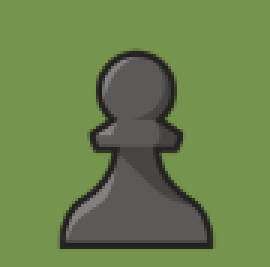
#> input picture computer_vision/pawns/pawn.png, 90 x 89 px, found by its file name (shown 3 times larger)
$ python detect_occupied.py
#> lines starting #> are read from the running program, lines starting #| are printed output that depends on the picture; after the words box and inside, x2 and y2 are one past the last pixel; in counts of white or black regions, pixels touching at a corner belong together
import cv2
import numpy as np


# Load an image

def process_image(image):
#> called with image = 'pawn.png'
    img = cv2.imread(image)
#> img is the input picture: shape (89, 90, 3); mean B, G, R 77.5, 129.8, 108.7

    #rgb2gray
    gray = cv2.cvtColor(img, cv2.COLOR_BGR2GRAY)
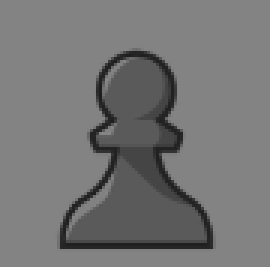
#> gray: shape (89, 90) (shown 3 times larger); min 29, max 135, mean 117.3

    ret, thresh = cv2.threshold(gray, 127, 255, 0)
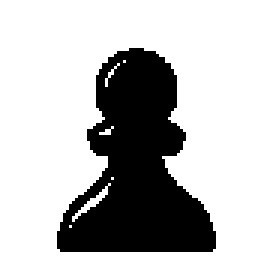
#> thresh: shape (89, 90) (shown 3 times larger); 73.6% white; 1 black region, box (x1, y1, x2, y2) and area: (19, 16, 72, 84) 2111

    contours, hierarchy = cv2.findContours(thresh, cv2.RETR_EXTERNAL, cv2.CHAIN_APPROX_SIMPLE)
#> contours = [[[0, 0], [0, 88], [89, 88], [89, 0]]]

    cv2.imshow('gray', gray)

    #blur
    #gaussian_blur = cv2.GaussianBlur(gray,(1,1),0)

    #cv2.imshow('guass', gaussian_blur)

    #binary
    #ret,otsu_binary = cv2.threshold(gaussian_blur,0,255,cv2.THRESH_BINARY+cv2.THRESH_OTSU)

    #cv2.imshow('binary', otsu_binary)

    #canny edge detect
    canny = cv2.Canny(gray,20,255)
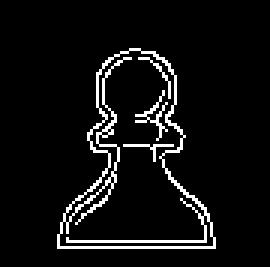
#> canny: shape (89, 90) (shown 3 times larger); 6.3% white in thin lines or dots, all inside (x1, y1, x2, y2) = (19, 16, 72, 83)

    cv2.imshow('canny', canny)
    return canny

def find_chess_grid_centers(image):
    # Convert to grayscale
    gray = image
    #Try different parameters for more robust corner detection
    for pattern_size in [(7, 7), (6, 6), (5, 5)]:
        ret, corners = cv2.findChessboardCorners(gray, pattern_size,
                                                cv2.CALIB_CB_ADAPTIVE_THRESH +
                                                cv2.CALIB_CB_NORMALIZE_IMAGE +
                                                cv2.CALIB_CB_FILTER_QUADS)
        if ret:
            # Refine corners for better accuracy
            criteria = (cv2.TERM_CRITERIA_EPS + cv2.TERM_CRITERIA_MAX_ITER, 30, 0.001)
            corners = cv2.cornerSubPix(gray, corners, (11, 11), (-1, -1), criteria)
            break

    # If corners are found, we can calculate grid centers
    if ret:
        # Make a copy of the image to draw on
        result = image.copy()

        # Draw the corners
        cv2.drawChessboardCorners(result, pattern_size, corners, ret)

        # Create arrays to store grid centers
        grid_centers = []

        # Calculate the spacing based on pattern size
        rows, cols = pattern_size

        # Find the grid spacing by averaging distances between corners
        spacing_x = np.mean([corners[i + 1][0][0] - corners[i][0][0] for i in range(0, len(corners) - 1, cols)])
        spacing_y = np.mean([corners[i + cols][0][1] - corners[i][0][1] for i in range(0, len(corners) - cols)])

        # We need to extrapolate to get the outer grid centers
        # First corner of the board is half a grid back from the first internal corner
        top_left_x = corners[0][0][0] - spacing_x / 2
        top_left_y = corners[0][0][1] - spacing_y / 2

        # For an 8x8 board
        for row in range(8):
            for col in range(8):
                # Calculate center of each grid
                center_x = int(top_left_x + col * spacing_x)
                center_y = int(top_left_y + row * spacing_y)

                # Store grid center
                grid_centers.append((center_x, center_y, row, col))

                # Draw a circle at the grid center
                cv2.circle(result, (center_x, center_y), 5, (0, 255, 0), -1)

                # Optionally, label the grid
                cv2.putText(result, f"{row},{col}", (center_x + 10, center_y),
                            cv2.FONT_HERSHEY_SIMPLEX, 0.4, (255, 0, 0), 1)

        return result, grid_centers, spacing_x, spacing_y

    else:
        print("Could not find chessboard corners using standard method!")
        return image, [], 0, 0


def alternative_grid_detection(image):
    """
    Alternative method if findChessboardCorners fails
    Uses contour detection to find the grid squares
    """
    # Convert to grayscale
    gray = image

    # Apply adaptive thresholding
    #thresh = cv2.adaptiveThreshold(gray, 255, cv2.ADAPTIVE_THRESH_GAUSSIAN_C, cv2.THRESH_BINARY, 11, 2)

    # Find contours
    contours, hierarchy = cv2.findContours(gray, cv2.RETR_TREE, cv2.CHAIN_APPROX_SIMPLE)

    # Filter contours by area and shape to find squares
    squares = []
    centers = []
    result = image.copy()

    for cnt in contours:
        area = cv2.contourArea(cnt)
        # Filter small contours
        if area < 100:
            continue

        # Approximate contour
        peri = cv2.arcLength(cnt, True)
        approx = cv2.approxPolyDP(cnt, 0.04 * peri, True)

        # If approximated contour has 4 points, it might be a square
        if len(approx) == 4:
            # Check if it's approximately square
            x, y, w, h = cv2.boundingRect(approx)
            aspect_ratio = float(w) / h

            if 0.8 <= aspect_ratio <= 1.2:
                squares.append(approx)

                # Calculate center
                M = cv2.moments(cnt)
                if M['m00'] != 0:
                    cx = int(M['m10'] / M['m00'])
                    cy = int(M['m01'] / M['m00'])
                    centers.append((cx, cy))

                    # Draw center
                    cv2.circle(result, (cx, cy), 5, (0, 0, 255), -1)

    # Draw all found squares
    cv2.drawContours(result, squares, -1, (0, 255, 0), 2)

    # Try to organize centers into a grid
    if len(centers) >= 64:  # If we found at least 64 centers
        # Sort by y coordinate first (rows)
        centers.sort(key=lambda p: p[1])

        # Estimate the number of centers per row
        row_count = int(np.sqrt(len(centers)))

        # Group into rows
        grid_centers = []
        for i in range(0, len(centers), row_count):
            row = centers[i:i+row_count]
            # Sort each row by x coordinate
            row.sort(key=lambda p: p[0])
            grid_centers.extend([(x, y, i//row_count, j) for j, (x, y) in enumerate(row)])

        # Calculate approximate spacing
        if len(grid_centers) >= 2:
            spacing_x = abs(grid_centers[1][0] - grid_centers[0][0])
            spacing_y = abs(grid_centers[row_count][1] - grid_centers[0][1])
            return result, grid_centers[:64], spacing_x, spacing_y  # Return only the first 64 centers

    # If we couldn't organize into a grid
    return result, centers, 0, 0


# [67 lines left out: function detect_pieces, not called in this run]


# Main function to detect chessboard and pieces
def detect_chess_board_with_pieces(img):
    # Load image

    if img is None:
        print(f"Could not read image from {img}")
        return

    # Try the chessboard corner detection method first
    result, centers, spacing_x, spacing_y = find_chess_grid_centers(img)
#> centers = []; spacing_x = 0; spacing_y = 0

    # If first method fails (no centers found), try alternative method
    if len(centers) == 0:
        print("Trying alternative method...")
        result, centers, spacing_x, spacing_y = alternative_grid_detection(img)
#> in alternative_grid_detection, `contours, hierarchy = cv2.findContours(gray, cv2.RETR_TREE, cv2.CHAIN_..`: contours = 8 contours, 6 with area under 20; largest, box (x1, y1, x2, y2) and area: (19, 16, 72, 83) 2000, (19, 16, 72, 83) 1928
#> the loop in alternative_grid_detection, `for cnt in contours:` made 8 passes
#> (area, peri) on passes 1, 5: (2000, 237), (1927.5, 576.8)
#> after the loop in alternative_grid_detection, `for cnt in contours:`: centers = []

    # Detect pieces if we have valid grid centers
    if len(centers) > 0 and spacing_x > 0 and spacing_y > 0:
        print(f"Found {len(centers)} grid centers")
        result, pieces = detect_pieces(img, centers, spacing_x, spacing_y)
        print(f"Detected {len(pieces)} pieces on the board")

        # Print piece positions
        for piece in pieces:
            row, col = piece["position"]
            color = piece["color"]
            print(f"{color} piece at position {row},{col}")
    else:
        print("Could not detect chess grid reliably")

    # Show result
    cv2.imshow('Chess Grid and Piece Detection', result)
    cv2.waitKey(0)
    cv2.destroyAllWindows()

    return centers, pieces if 'pieces' in locals() else []


# Function to get board representation as a 2D array
# [37 lines left out: functions get_board_representation, print_board, not called in this run]


if __name__ == "__main__":
    image = process_image("pawn.png")
    centers, pieces = detect_chess_board_with_pieces(image)
#> centers = []; pieces = []

    if pieces:
        # Get and print board representation
        board = get_board_representation(pieces)
        print("\nDetected board configuration:")
        print_board(board)
